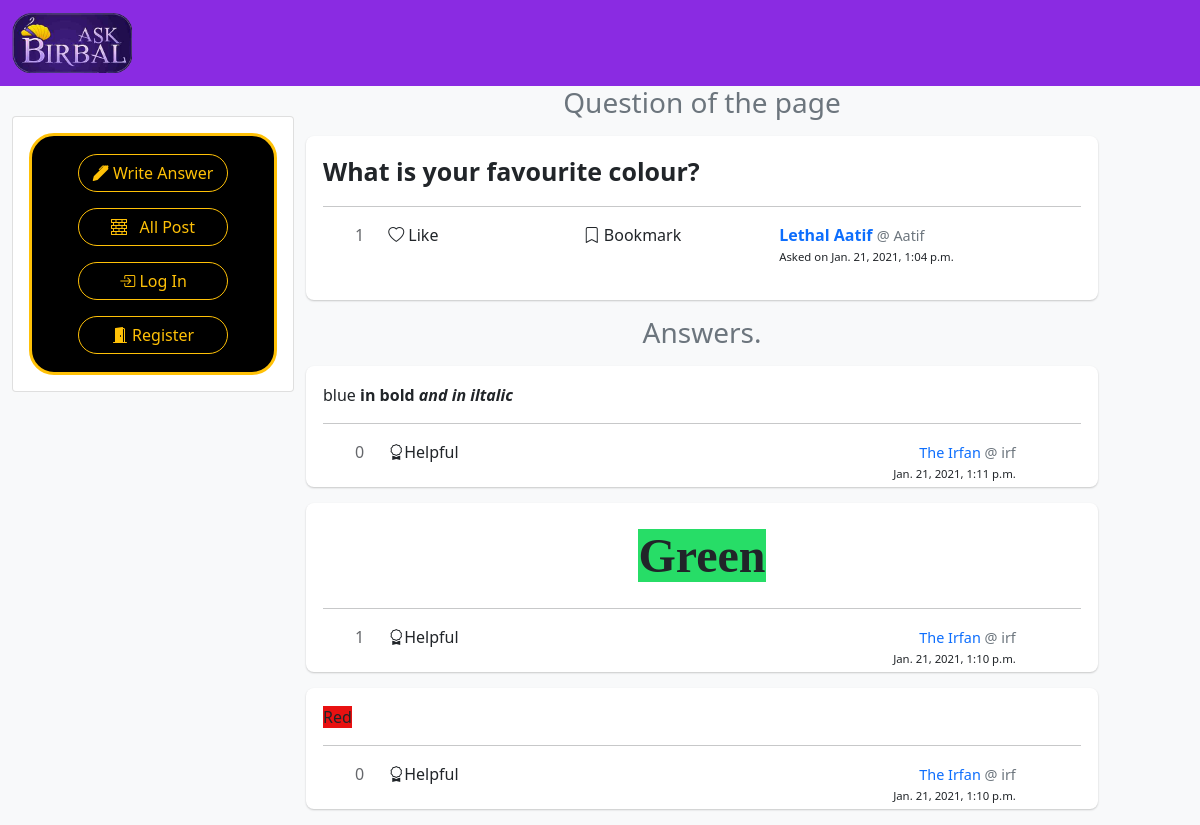
The app's page /answer/20 with its own data.
### birbal/models.py (models this page shows)
class Questions(models.Model):
    content = models.CharField(max_length=280)
    bookmark = models.ManyToManyField(User, related_name="bookmarked_que")
    likes = models.ManyToManyField(User, related_name="liked_posts")
    created_at = models.DateTimeField(auto_now_add=True)
    user = models.ForeignKey(User, on_delete=models.CASCADE, related_name="posts")

class User(AbstractUser):
    pass

class Answers(models.Model):
    content = models.TextField()
    answerFor = models.ForeignKey(Questions, on_delete = models.CASCADE, related_name="answer_for")
    useful = models.ManyToManyField(User, related_name="useful_posts")
    created_at = models.DateTimeField(auto_now_add=True, blank=True)
    user = models.ForeignKey(User, on_delete=models.CASCADE, related_name="ans")

### birbal/views.py (the view)
# urls.py: path("answer/<int:postId>", views.answer, name="answer"),
def answer(request, postId):
    que_post = Questions.objects.get(id=postId)
    if request.method == "POST":
        if not request.user.is_authenticated:
            return HttpResponseRedirect(reverse("index"))
        ques = request.POST["answer"]
        Answers.objects.create(content=ques, user=request.user, answerFor= que_post)
        return HttpResponseRedirect(reverse("answer", args=(postId, )))
    else:
        ans_posts = Answers.objects.filter(answerFor=que_post).order_by("-created_at").all()
        return render(request, "birbal/answer.html", {
        "ans_posts": ans_posts ,
        "post": que_post
        })

### birbal/templates/birbal/answer.html (shortened to what this page needs)
{% extends "birbal/layout.html" %}
{% block body %}
<div class="text-muted" style="text-align: center;">
   <h3>
       Question of the page
    </h3>
</div>
<div class="card my-3" style="border-radius: 8px; border-color: transparent; box-shadow: 0 1px 2px rgba(0, 0, 0, 0.2);">
    <div class="card-body">
        <div class="card-text content" id="content{{ post.id }}" style="font-size: 25px; font-weight:bold;">
            {{ post.content }}
        </div>
        <hr>
        <div class="row">
            <div class="col-1" id="likes{{ post.id }}" style="color: #65676B; text-align: end;">
                {{ post.likes.all.count }}
            </div>
            {% if user.is_authenticated %}
            <div data-postid="{{ post.id }}" class="col-3 like">
                {% if user in post.likes.all %}
                <i class='bi bi-heart-fill' style="color: red;"></i> Liked
                {% else %}
                <i class='bi bi-heart'></i> Like
                {% endif %}
            </div>
            <div class="col-1" id="bm{{ post.id }}" style="color: #65676B; text-align: end;">
                {{ post.bookmark.all.count }}
            </div>
            <div data-postid="{{ post.id }}" class="col-3 bookmark">
                {% if user in post.bookmark.all %}
                <i class="bi bi-bookmark-check-fill"></i> Saved
                {% else %}
                <i class="bi bi-bookmark"></i> Bookmark
                {% endif %}
            </div>
            {% else %}
            <div class="col-3" data-bs-toggle="modal" data-bs-target="#loginModal"><i class='bi bi-heart'></i> Like
            </div>
            <div class="col-3" data-bs-toggle="modal" data-bs-target="#loginModal"><i class="bi bi-bookmark"></i>
                Bookmark
            </div>
            {% endif %}
            <div class="col-4">
                <a href="{% url 'profile' post.user.username %}" style="text-decoration:none">
                    <strong>{{ post.user.first_name }} {{ post.user.last_name }}</strong>
                </a>
                <a href="{% url 'profile' post.user.username %}" class="text-muted "
                    style="font-size: 0.9rem; text-decoration:none;">
                    @ {{ post.user.username }}
                </a>
                <p style="font-size: small">
                    <small class="post-date">Asked on {{ post.created_at }}</small>
                </p>
            </div>
        </div>
    </div>
</div>
<div class="text-muted" style="text-align: center;">
{% if ans_posts %}
    <h3>
        Answers.
     </h3>
    {% endif %}
</div>
{% for post in ans_posts %}
<div class="card my-3" style="border-radius: 8px; border-color: transparent; box-shadow: 0 1px 2px rgba(0, 0, 0, 0.2);">
    <div class="card-body">
        <div class="card-text content" id="anscontent{{ post.id }}">
            {{ post.content |safe }}
        </div>
        <hr>
        <div class="row" style="height: 30px;">
            <div class="col-1" id="useful{{ post.id }}" style="color: #65676B; text-align: end;">
                {{ post.useful.all.count }}
            </div>
            {% if user.is_authenticated %}
                <div data-postid="{{ post.id }}" class="col-5 helpful">
                    {% if user in post.useful.all %}
                    <i class='bi bi-award-fill' style="color:goldenrod;"></i>Awarded
                    {% else %}
                    <i class='bi bi-award'></i>Helpful
                    {% endif %}
                </div>
            {% else %}
                <div class="col-5" data-bs-toggle="modal" data-bs-target="#loginModal">
                    <i class='bi bi-award'></i>Helpful
            </div>
            {% endif %}
            <div class="col-5" style="text-align: end ;">
                <a href="{% url 'profile' post.user.username %}" style="font-size: 0.9rem; text-decoration:none">
                    {{ post.user.first_name }} {{ post.user.last_name }}
                </a>
                <a href="{% url 'profile' post.user.username %}" class="text-muted "
                    style="font-size: 0.9rem; text-decoration:none;">
                    @ {{ post.user.username }}
                </a>
                <p style="font-size: small">
                    <small class="post-date">{{ post.created_at }}</small>
                </p>
            </div>
            <div class="col-1">
            </div>
        </div>
    </div>
</div>
{% endfor %}
{% endblock %}
{% block body_left %}
<div class="p-2">
{% if user.is_authenticated %}
    <a class="btn btn-outline-warning " href="#ans-form"
        style="width: 150px; border-radius: 25px;">
        <i class="bi bi-pen-fill"></i>
        Write Answer
    </a>
{% else %}
    <a class="btn btn-outline-warning " data-bs-toggle="modal" data-bs-target="#loginModal"
        style="width: 150px; border-radius: 25px;">
        <i class="bi bi-pen-fill"></i>
        Write Answer
    </a>
{% endif %}
</div>
{% endblock %}

### records on screen
Questions: content "What is your favourite colour?", likes.all.count "1", user.first_name "Lethal", user.last_name "Aatif", user.username "Aatif", created_at "Jan. 21, 2021, 1:04 p.m."
Answers: content "blue in bold and in iltalic", useful.all.count "0", user.first_name "The", user.last_name "Irfan", user.username "irf", created_at "Jan. 21, 2021, 1:11 p.m."
Answers: content "Green", useful.all.count "1", user.first_name "The", user.last_name "Irfan", user.username "irf", created_at "Jan. 21, 2021, 1:10 p.m."
Answers: content "Red", useful.all.count "0", user.first_name "The", user.last_name "Irfan", user.username "irf", created_at "Jan. 21, 2021, 1:10 p.m."
